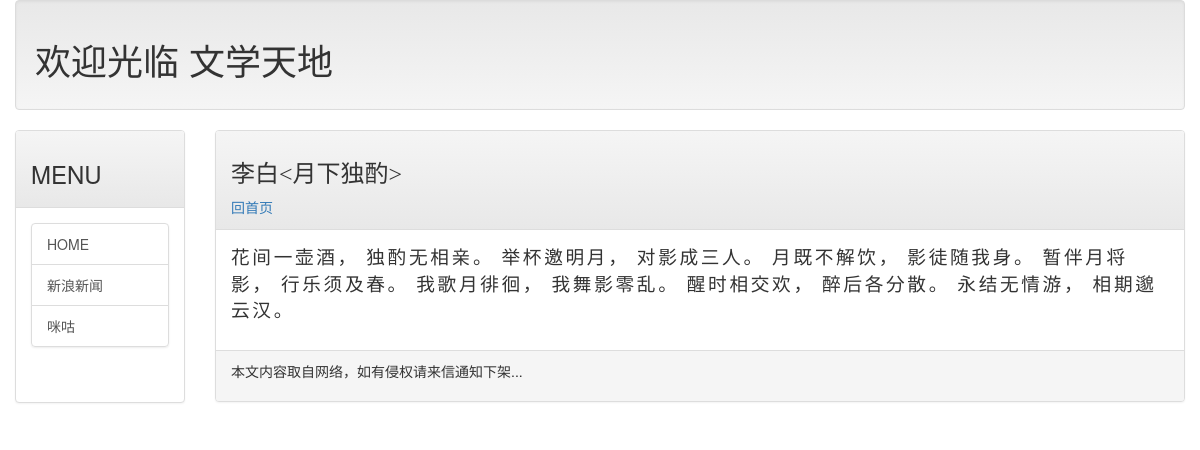
/post/yuexia, run on the app's committed database.
### rango/models.py (models this page shows, shortened)
class Post(models.Model):
	title = models.CharField(max_length=200)
	slug = models.CharField(max_length=200)
	body = models.TextField()
	pub_date = models.DateTimeField(default=timezone.now)
	class Meta:
		ordering = ('-pub_date',)

### rango/views.py (the view)
# urls.py: url(r'^post/(\w+)$',showpost),
def showpost(request, slug):
	template = get_template('post.html')
	try:
		post = Post.objects.get(slug=slug)
		if post != None:
			html = template.render(locals())
			return HttpResponse(html)
	except:
		return redirect('/')

### templates/post.html (shortened to what this page needs)
{% extends 'base.html' %}
{% block headmessage%}
	<h3 style='font-family:微软雅黑;'>{{ post.title }}</h3>
	<a style='font-family:微软雅黑;' href='/'>回首页</a>
{% endblock %}
{% block content %}
		<p style='font-family:微软雅黑;font-size:14pt;letter-spacing:2pt;'>
	        {{ post.body }}</a>
		</p>
{% endblock %}

### data on the page
Post: title "李白<月下独酌>", body "花间一壶酒， 独酌无相亲。 举杯邀明月， 对影成三人。 月既不解饮， 影徒随我身。 暂伴月将影， 行乐须及春。 我歌月徘徊， 我舞影零乱。 醒时相交欢， 醉后各分散。 永结无情游， 相期邈云汉。"
